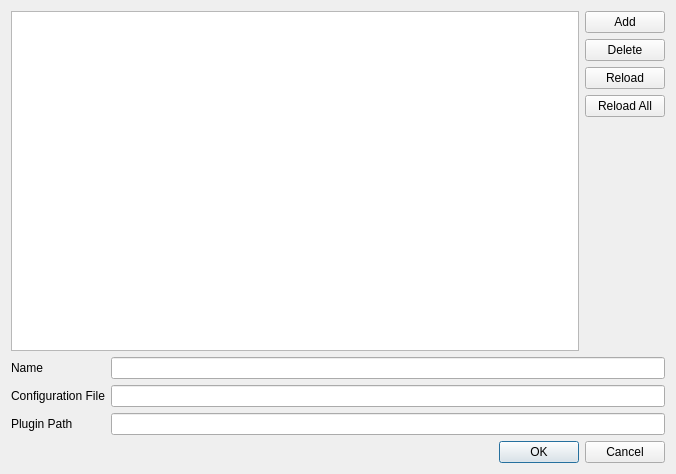
<?xml version="1.0" encoding="UTF-8"?>
<ui version="4.0">
 <class>LChannelMgrDlg</class>
 <widget class="QDialog" name="LChannelMgrDlg">
  <property name="geometry">
   <rect>
    <x>0</x>
    <y>0</y>
    <width>676</width>
    <height>474</height>
   </rect>
  </property>
  <property name="windowTitle">
   <string>Channel Manager</string>
  </property>
  <layout class="QVBoxLayout" name="verticalLayout">
   <item>
    <layout class="QHBoxLayout" name="horizontalLayout">
     <item>
      <widget class="QListWidget" name="listChannelNames">
       <property name="font">
        <font>
         <pointsize>12</pointsize>
         <weight>50</weight>
         <italic>true</italic>
         <bold>false</bold>
         <strikeout>false</strikeout>
         <kerning>true</kerning>
        </font>
       </property>
      </widget>
     </item>
     <item>
      <layout class="QVBoxLayout" name="verticalLayout_2">
       <item>
        <widget class="QPushButton" name="addChannel">
         <property name="text">
          <string>Add</string>
         </property>
        </widget>
       </item>
       <item>
        <widget class="QPushButton" name="deleteChannel">
         <property name="text">
          <string>Delete</string>
         </property>
        </widget>
       </item>
       <item>
        <widget class="QPushButton" name="reloadChannel">
         <property name="text">
          <string>Reload</string>
         </property>
        </widget>
       </item>
       <item>
        <widget class="QPushButton" name="reloadAllChannels">
         <property name="toolTip">
          <string>&lt;html&gt;&lt;head/&gt;&lt;body&gt;&lt;p&gt;To push this button will delete all transmission instances and build new ones.&lt;/p&gt;&lt;p&gt;All history information could be deleted.&lt;/p&gt;&lt;p&gt;Please be careful.&lt;/p&gt;&lt;/body&gt;&lt;/html&gt;</string>
         </property>
         <property name="text">
          <string>Reload All</string>
         </property>
        </widget>
       </item>
       <item>
        <spacer name="verticalSpacer">
         <property name="orientation">
          <enum>Qt::Vertical</enum>
         </property>
         <property name="sizeHint" stdset="0">
          <size>
           <width>20</width>
           <height>40</height>
          </size>
         </property>
        </spacer>
       </item>
      </layout>
     </item>
    </layout>
   </item>
   <item>
    <layout class="QGridLayout" name="gridLayout">
     <item row="1" column="0">
      <widget class="QLabel" name="labelConfigPath">
       <property name="text">
        <string>Configuration File</string>
       </property>
      </widget>
     </item>
     <item row="2" column="0">
      <widget class="QLabel" name="labelPluginPath">
       <property name="text">
        <string>Plugin Path</string>
       </property>
      </widget>
     </item>
     <item row="0" column="0">
      <widget class="QLabel" name="labelName">
       <property name="text">
        <string>Name</string>
       </property>
      </widget>
     </item>
     <item row="0" column="1">
      <widget class="QLineEdit" name="lineEditName"/>
     </item>
     <item row="1" column="1">
      <widget class="QLineEdit" name="lineEditConfigPath"/>
     </item>
     <item row="2" column="1">
      <widget class="QLineEdit" name="lineEditPluginPath"/>
     </item>
    </layout>
   </item>
   <item>
    <widget class="QDialogButtonBox" name="buttonBox">
     <property name="orientation">
      <enum>Qt::Horizontal</enum>
     </property>
     <property name="standardButtons">
      <set>QDialogButtonBox::Cancel|QDialogButtonBox::Ok</set>
     </property>
    </widget>
   </item>
  </layout>
 </widget>
 <resources/>
 <connections>
  <connection>
   <sender>buttonBox</sender>
   <signal>accepted()</signal>
   <receiver>LChannelMgrDlg</receiver>
   <slot>accept()</slot>
   <hints>
    <hint type="sourcelabel">
     <x>248</x>
     <y>254</y>
    </hint>
    <hint type="destinationlabel">
     <x>157</x>
     <y>274</y>
    </hint>
   </hints>
  </connection>
  <connection>
   <sender>buttonBox</sender>
   <signal>rejected()</signal>
   <receiver>LChannelMgrDlg</receiver>
   <slot>reject()</slot>
   <hints>
    <hint type="sourcelabel">
     <x>316</x>
     <y>260</y>
    </hint>
    <hint type="destinationlabel">
     <x>286</x>
     <y>274</y>
    </hint>
   </hints>
  </connection>
 </connections>
</ui>
